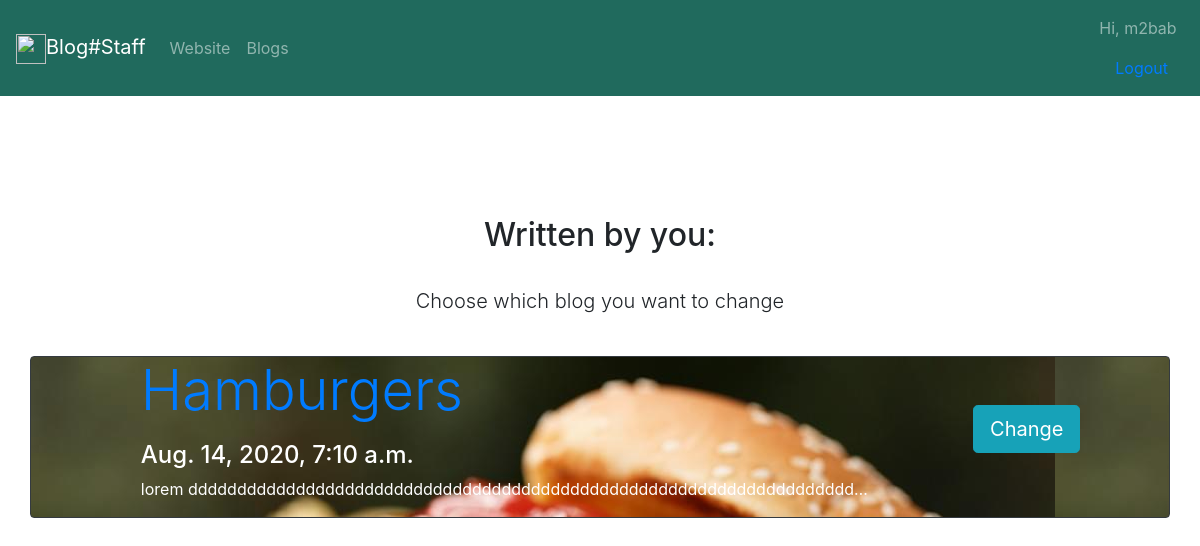
The app's page /staff/change/ (signed in) with its own data.
### blog/models.py (models this page shows, shortened)
class Blog(models.Model):
    title = models.CharField(max_length=200)
    para = models.TextField()
    time = models.DateTimeField(auto_now_add=True)
    img = models.ImageField(upload_to='blog-img',verbose_name='img')
    url = models.URLField(blank=True)
    user = models.ForeignKey(User,on_delete=models.CASCADE)

### staff/views.py (the view)
# urls.py: path('change/',views.change,name='change'),
@login_required(login_url='staff:login')
def change(request):
    blogs = Blog.objects.filter(user=request.user)
    return render(request,'staff/change.html',{'blogs':blogs})

### staff/templates/staff/change.html (shortened to what this page needs)
<!doctype html>
<html lang="en">
  <head>
    <link rel="stylesheet" href="https://stackpath.bootstrapcdn.com/bootstrap/4.5.2/css/bootstrap.min.css">
  </head>
  <body>
    {% extends 'staff/base.html' %}
    {% block content %}
	<br>
	<br>
		<h2 class="text-center">Written by you:</h2>
        <br>
        <p class="lead text-center">Choose which blog you want to change</p>
		<br>
			<div class="container">
			        {% for blog in blogs %}
                <div class="" >
                <div class="row border border-dark overlay rounded" style="background-image: url({{blog.img.url}});" >
                    <div class="text-white col-md-8 offset-md-1">
                    <h3 class="display-4 mb-3"><a href="{% url 'blog:blog_id' blog.id  %}" >{{blog.title}}</a></h3>
                     <h4>{{blog.time}}</h4>
                    <p>{{blog.para|truncatechars:75}}</p>
                    </div>
                    <div class="col-md-3 text-center">
                        <a href="" class="btn btn-info btn-lg mt-5">Change</a>
                    </div>
                </div>
            </div>
            <br>
            <br>
    {% endfor %}
			</div>
			<br>
			<br>
     {% endblock  %}

### staff/templates/staff/base.html (shortened to what this page needs)
<!doctype html>
<html lang="en">
  <head>
    <link rel="stylesheet" href="https://stackpath.bootstrapcdn.com/bootstrap/4.5.2/css/bootstrap.min.css">
  </head>
  <body>
    <nav class="navbar navbar-expand-lg navbar-dark" style="background-color:#206a5d;">
        <a href="{% url 'staff:staff' %}" class="navbar-brand"><img src="https://img.icons8.com/ios/50/000000/blogger.png" width="30" height="30">Blog#Staff</a>
        <div class="collapse navbar-collapse" id="navbarNav">
            <ul class="navbar-nav">
                <li class="nav-item "><a href="{% url 'home' %}" class="nav-link">Website</a></li>
                <li class="nav-item"><a href="{% url 'blog:blog' %}" class="nav-link">Blogs</a></li>
            </ul>
            <div class="ml-auto">
            <span class="navbar-text ">Hi, {{request.user}}</span>
            <a href="{% url 'staff:logout' %}" class="nav-link ">Logout</a>
            </div>
    </nav>
    <br>
    <br>
    <br>
    {% block content %}
    {% endblock  %}
  </body>
</html>

### records on screen
Blog: img (picture), title "Hamburgers", time "Aug. 14, 2020, 7:10 a.m.", para "lorem dddddddddddddddddddddddddddddddddddddddddddddddddddddddddddddddddddd…"

### other values on screen
{{ request.user }} "m2bab"
